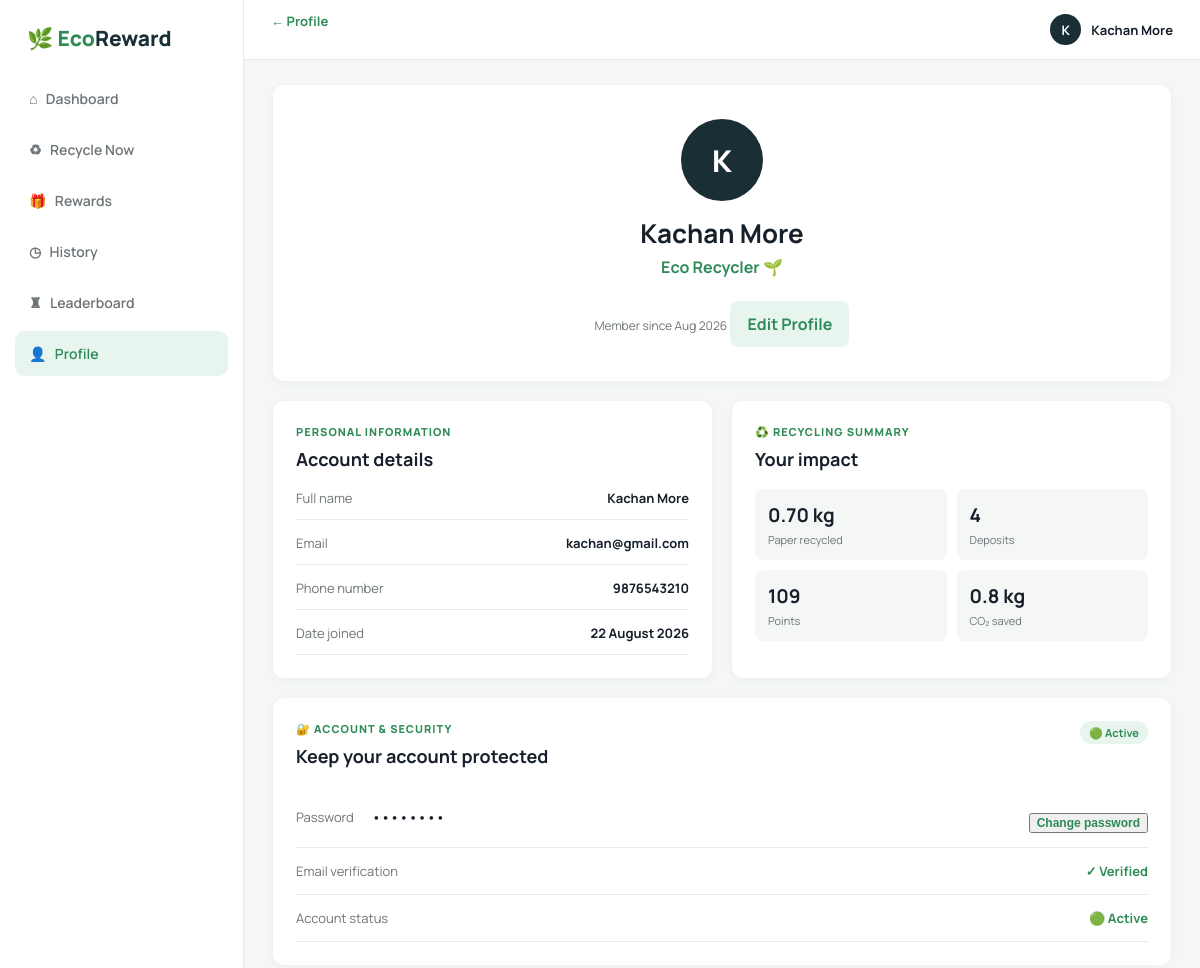
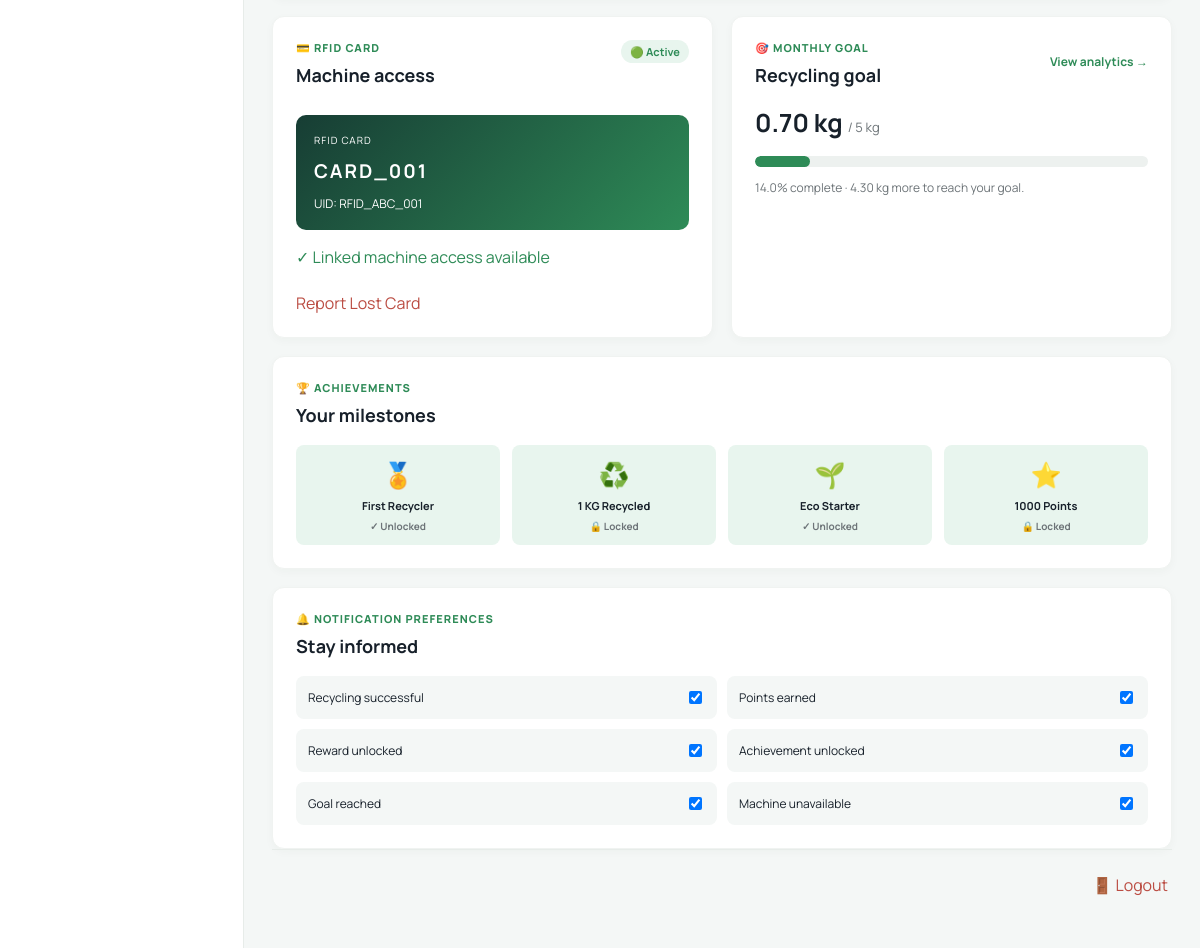
/profile/ (signed in), run on the app's committed database (2 pictures, top to bottom).
### recycling/models.py (models this page shows, shortened)
class Profile(models.Model):
    ROLE_CHOICES = [("USER", "User"), ("ADMIN", "Admin")]
    STATUS_CHOICES = [("ACTIVE", "Active"), ("BLOCKED", "Blocked")]
    RFID_STATUS_CHOICES = [("ACTIVE", "Active"), ("BLOCKED", "Blocked")]
    user = models.OneToOneField(User, on_delete=models.CASCADE)
    role = models.CharField(max_length=10, choices=ROLE_CHOICES, default="USER")
    status = models.CharField(max_length=10, choices=STATUS_CHOICES, default="ACTIVE")
    rfid_uid = models.CharField(max_length=64, blank=True, unique=True, null=True)
    rfid_status = models.CharField(max_length=10, choices=RFID_STATUS_CHOICES, default="ACTIVE")
    phone = models.CharField(max_length=30, blank=True)
    points = models.PositiveIntegerField(default=0)
    monthly_goal_kg = models.DecimalField(max_digits=6, decimal_places=2, default=5)

class RFIDCard(models.Model):
    uid = models.CharField(max_length=64, unique=True)
    card_id = models.CharField(max_length=64, unique=True, null=True, blank=True)
    user = models.ForeignKey(User, on_delete=models.CASCADE, related_name="rfid_cards")
    is_active = models.BooleanField(default=True)
    created_at = models.DateTimeField(auto_now_add=True)
    updated_at = models.DateTimeField(auto_now=True)

### recycling/views.py (the view, shortened to what this page needs)
# urls.py: path("profile/", views.profile_page, name="profile"),
@login_required
def profile_page(request):
    profile, _ = Profile.objects.get_or_create(user=request.user)
    sessions = RecyclingSession.objects.filter(user=request.user, status="COMPLETED")
    total_grams = sessions.aggregate(value=Sum("weight_grams"))["value"] or 0
    progress_kg = Decimal(total_grams) / 1000
    goal = profile.monthly_goal_kg or Decimal("5")
    return render(request, "user/profile.html", {
        "profile": profile,
        "rfid_card": RFIDCard.objects.filter(user=request.user, is_active=True).first(),
        "sessions_count": sessions.count(),
        "total_weight": progress_kg,
        "co2_saved": Decimal(total_grams) * Decimal("1.15") / 1000,
        "goal_progress": min(100, round(float(progress_kg / goal * 100), 1)),
        "goal_remaining": max(Decimal("0"), goal - progress_kg),
        "redemptions": Redemption.objects.filter(user=request.user).count(),
        "member_since": request.user.date_joined,
    })

### templates/user/profile.html (shortened to what this page needs)
{% extends 'base.html' %}
{% block body %}
<div class="shell">
  <aside class="sidebar">
    <div>
      <div class="brand"><span>🌿 Eco</span>Reward</div>
      <nav class="nav">
        <a href="{% url 'dashboard' %}">⌂ &nbsp; Dashboard</a>
        <a href="{% url 'recycle' %}">♻ &nbsp; Recycle Now</a>
        <a href="{% url 'rewards' %}">🎁 &nbsp; Rewards</a>
        <a href="{% url 'history' %}">◷ &nbsp; History</a>
        <a href="{% url 'leaderboard' %}">♜ &nbsp; Leaderboard</a>
        <a class="active" href="{% url 'profile' %}">👤 &nbsp; Profile</a>
      </nav>
    </div>
  </aside>
  <div class="content">
    <header class="topbar">
      <a class="back-link" href="{% url 'dashboard' %}">← Profile</a>
      <div class="user"><span class="avatar">{{ request.user.username|first|upper }}</span>{{ request.user.first_name|default:request.user.username }}</div>
    </header>
    <main class="main profile-main">
      <section class="profile-header panel">
        <div class="profile-avatar">{{ request.user.username|first|upper }}</div>
        <h1>{{ request.user.get_full_name|default:request.user.username }}</h1>
        <p>Eco Recycler 🌱</p>
        <span class="muted">Member since {{ member_since|date:'M Y' }}</span>
        <button class="btn secondary" type="button" onclick="document.querySelector('#edit-profile').showModal()">Edit Profile</button>
      </section>
      <div class="profile-grid">
        <section class="panel profile-card">
          <p class="eyebrow">PERSONAL INFORMATION</p>
          <h2>Account details</h2>
          <div class="profile-details">
            <div><span>Full name</span><strong>{{ request.user.get_full_name|default:request.user.username }}</strong></div>
            <div><span>Email</span><strong>{{ request.user.email|default:'Not added' }}</strong></div>
            <div><span>Phone number</span><strong>{{ profile.phone|default:'Not added' }}</strong></div>
            <div><span>Date joined</span><strong>{{ member_since|date:'d F Y' }}</strong></div>
          </div>
        </section>
        <section class="panel profile-card">
          <p class="eyebrow">♻️ RECYCLING SUMMARY</p>
          <h2>Your impact</h2>
          <div class="profile-stat-grid">
            <div><strong>{{ total_weight|floatformat:2 }} kg</strong><span>Paper recycled</span></div>
            <div><strong>{{ sessions_count }}</strong><span>Deposits</span></div>
            <div><strong>{{ profile.points }}</strong><span>Points</span></div>
            <div><strong>{{ co2_saved|floatformat:1 }} kg</strong><span>CO₂ saved</span></div>
          </div>
        </section>
      </div>
      <section class="panel profile-card security-card">
        <div class="section-heading"><div><p class="eyebrow">🔐 ACCOUNT & SECURITY</p><h2>Keep your account protected</h2></div><span class="pill">🟢 Active</span></div>
        <div class="security-row"><span>Password</span><strong>••••••••</strong><button class="detail" type="button" onclick="document.querySelector('#change-password').showModal()">Change password</button></div>
        <div class="security-row"><span>Email verification</span><strong class="good">✓ Verified</strong></div>
        <div class="security-row"><span>Account status</span><strong class="good">🟢 {{ profile.status|title }}</strong></div>
      </section>
      <div class="profile-grid">
        <section class="panel profile-card">
          <div class="section-heading"><div><p class="eyebrow">💳 RFID CARD</p><h2>Machine access</h2></div><span class="pill">{% if profile.rfid_uid %}🟢 Active{% else %}⚪ Not linked{% endif %}</span></div>
          <div class="rfid-user-card"><span>RFID CARD</span><strong>{% if rfid_card %}{{ rfid_card.card_id|default:'Card linked' }}{% else %}No card linked{% endif %}</strong><small>{% if profile.rfid_uid %}UID: {{ rfid_card.uid|default:profile.rfid_uid }}{% else %}Ask an admin to register your card{% endif %}</small></div>
          <p class="good">{% if profile.rfid_uid %}✓ Linked machine access available{% else %}Machine access unavailable{% endif %}</p>
          {% if profile.rfid_uid %}<form method="post" onsubmit="return confirm('Report this RFID card as lost?')"><input type="hidden" name="action" value="lost_rfid"><button class="link-button danger" type="submit">Report Lost Card</button></form>{% endif %}
        </section>
        <section class="panel profile-card">
          <div class="section-heading"><div><p class="eyebrow">🎯 MONTHLY GOAL</p><h2>Recycling goal</h2></div><a class="detail" href="{% url 'history' %}">View analytics →</a></div>
          <div class="goal-number"><strong>{{ total_weight|floatformat:2 }} kg</strong><span>/ {{ profile.monthly_goal_kg|floatformat:0 }} kg</span></div>
          <div class="goal-meter"><span style="width: {{ goal_progress }}%"></span></div>
          <p class="muted">{{ goal_progress }}% complete · {{ goal_remaining|floatformat:2 }} kg more to reach your goal.</p>
        </section>
      </div>
      <section class="panel profile-card">
        <div class="section-heading"><div><p class="eyebrow">🏆 ACHIEVEMENTS</p><h2>Your milestones</h2></div></div>
        <div class="achievement-list profile-achievements"><span>🏅<b>First Recycler</b><small>✓ Unlocked</small></span><span>♻️<b>1 KG Recycled</b><small>{% if total_weight >= 1 %}✓ Unlocked{% else %}🔒 Locked{% endif %}</small></span><span>🌱<b>Eco Starter</b><small>✓ Unlocked</small></span><span>⭐<b>1000 Points</b><small>{% if profile.points >= 1000 %}✓ Unlocked{% else %}🔒 Locked{% endif %}</small></span></div>
      </section>
      <section class="panel profile-card preferences-card">
        <p class="eyebrow">🔔 NOTIFICATION PREFERENCES</p>
        <h2>Stay informed</h2>
        <div class="preference-list"><label><span>Recycling successful</span><input type="checkbox" checked></label><label><span>Points earned</span><input type="checkbox" checked></label><label><span>Reward unlocked</span><input type="checkbox" checked></label><label><span>Achievement unlocked</span><input type="checkbox" checked></label><label><span>Goal reached</span><input type="checkbox" checked></label><label><span>Machine unavailable</span><input type="checkbox" checked></label></div>
      </section>
      <div class="profile-logout"><a class="danger" href="{% url 'logout' %}" onclick="return confirm('Are you sure you want to logout?')">🚪 Logout</a></div>
    </main>
  </div>
</div>
{% endblock %}

### data on the page
Profile: phone "9876543210", points "109", status "Active", monthly_goal_kg "5"
RFIDCard: card_id "CARD_001", uid "RFID_ABC_001"

### other printed values
{{ request.user.username|first|upper }} "K"
{{ request.user.first_name|default:request.user.username }} "Kachan More"
{{ request.user.get_full_name|default:request.user.username }} "Kachan More"
{{ member_since|date:'M Y' }} "Aug 2026"
{{ request.user.email|default:'Not added' }} "kachan@gmail.com"
{{ member_since|date:'d F Y' }} "22 August 2026"
{{ total_weight|floatformat:2 }} "0.70"
{{ sessions_count }} "4"
{{ co2_saved|floatformat:1 }} "0.8"
{{ goal_progress }} "14.0"
{{ goal_remaining|floatformat:2 }} "4.30"
